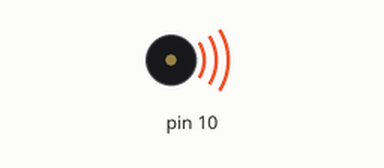
Bench run of a sketch on a simulated Arduino Uno, built with avr-gcc and run on an emulated ATmega328P. Shown: buzzer (waves = sounding).

Above: at 1.5 s.
At 4.41 s:
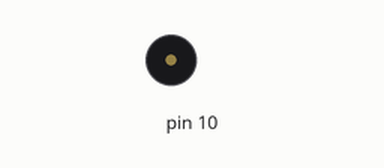
Timing chart, 0 to 6.0 s (numbered marks = the images above):
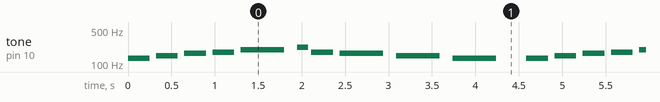

The sketch:

_2____+LED.ino
```cpp
// C++ code
//
#define NOTE_C3  131
#define NOTE_D3  147
#define NOTE_E3  165
#define NOTE_F3  175
#define NOTE_G3  196
#define NOTE_A3  220
#define NOTE_B3  247
#define NOTE_C4  262

int melody[]={
  NOTE_C3, NOTE_D3, NOTE_E3, NOTE_F3, NOTE_G3,
  NOTE_A3, NOTE_F3, NOTE_E3, NOTE_D3, NOTE_C3};

int noteDurations[] = {
 4,4,4,4,2,
 8,4,2,2,2};

byte pins[8]={4, 5, 6, 7, 8, 9};

void setup()
{
   for (byte i = 0; i < 6; ++i) {
   pinMode(pins[i], OUTPUT);
  }
}

void loop()
{
  for (int thisNote = 0; thisNote < 10; thisNote++){


    if(melody[thisNote] == NOTE_C3){
      digitalWrite(pins[0], HIGH);
      digitalWrite(pins[0], LOW);}

    else if(melody[thisNote] == NOTE_D3){
      digitalWrite(pins[1], HIGH);
      digitalWrite(pins[1], LOW);}

    else if(melody[thisNote] == NOTE_E3){
      digitalWrite(pins[2], HIGH);
      digitalWrite(pins[2], LOW);}

    else if(melody[thisNote] == NOTE_F3){
      digitalWrite(pins[3], HIGH);
      digitalWrite(pins[3], LOW);}

    else if(melody[thisNote] == NOTE_G3){
      digitalWrite(pins[4], HIGH);
      digitalWrite(pins[4], LOW);}

    else if(melody[thisNote] == NOTE_A3){
      digitalWrite(pins[5], HIGH);
      digitalWrite(pins[5], LOW);}

    int noteDuration = 1000 / noteDurations[thisNote];
    tone(10, melody[thisNote], noteDuration);
    int pauseBetweenNotes = noteDuration * 1.3;
    delay(pauseBetweenNotes);
    noTone(10);
  }
  delay(200);
}
```
